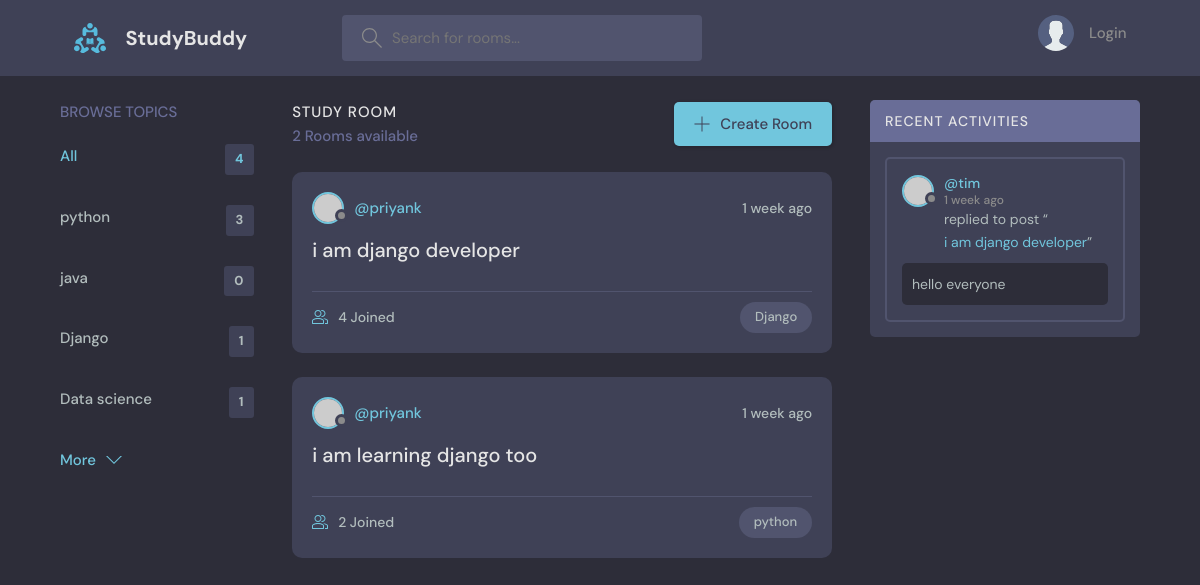
The app's page /?q=Django, older data.
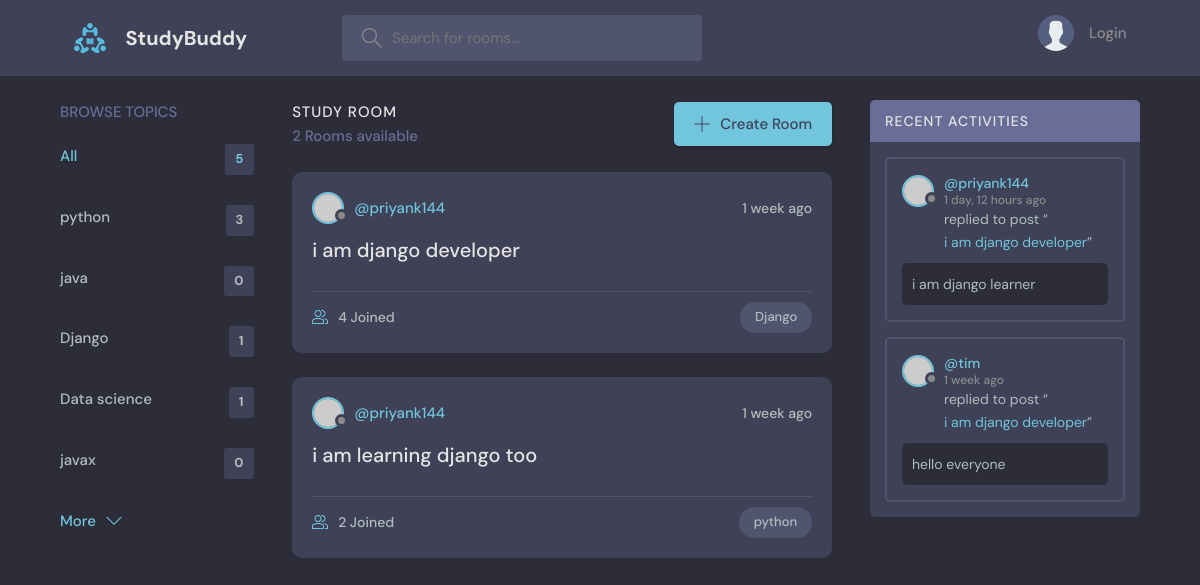
The same page, newer data.
### base/models.py (models this page shows, shortened)
class Topic(models.Model):
    name = models.CharField(max_length=200)

class Room(models.Model):
    host = models.ForeignKey(User, on_delete=models.SET_NULL, null = True)
    topic = models.ForeignKey(Topic, on_delete=models.SET_NULL, null=True)
    name = models.CharField(max_length=200)
    description = models.TextField(null = True, blank = True)
    participants = models.ManyToManyField(User, related_name = 'participants', blank = True)
    updated = models.DateTimeField(auto_now=True)
    created = models.DateTimeField(auto_now_add=True)
    class Meta:
        ordering = ['-updated', '-created'] # '-' for descending order
    def __str__(self):
        return self.name

class Message(models.Model):
    user = models.ForeignKey(User, on_delete=models.CASCADE)
    room = models.ForeignKey(Room, on_delete=models.CASCADE) #cascade means if room deleted then all message from that room will get deleted.
    body = models.TextField()
    updated = models.DateTimeField(auto_now=True)
    created = models.DateTimeField(auto_now_add=True)
    class Meta:
        ordering = ['-updated', '-created'] # '-' for descending order

### base/views.py (the view)
# urls.py: path('', views.home, name = "home"),
def home(request):
    q = request.GET.get('q') if request.GET.get('q') != None else ''
    rooms = Room.objects.filter(
        Q(topic__name__icontains = q) |
        Q(name__icontains = q) |
        Q(description__icontains = q)
        )
    topics = Topic.objects.all()
    room_count = rooms.count()
    room_messages = Message.objects.filter(Q(room__topic__name__icontains =q)) #[0:3]
    context = {'rooms': rooms, 'topics': topics, 'room_count' : room_count, 'room_messages': room_messages}
    return render(request, 'base/home.html', context)

### base/templates/base/home.html (shortened to what this page needs)
{% extends "main.html" %}
{% block content %}
<main class="layout layout--3">
      <div class="container">
       {% include 'base/topics_component.html' %}
        <div class="roomList">
          <div class="roomList__header">
            <div>
              <h2>Study Room</h2>
              <p>{{room_count}} Rooms available</p>
            </div>
            <a class="btn btn--main" href="{% url 'create-room' %}">
              <svg version="1.1" xmlns="http://www.w3.org/2000/svg" width="32" height="32" viewBox="0 0 32 32">
                <title>add</title>
                <path
                  d="M16.943 0.943h-1.885v14.115h-14.115v1.885h14.115v14.115h1.885v-14.115h14.115v-1.885h-14.115v-14.115z"
                ></path>
              </svg>
              Create Room
            </a>
          </div>
          {% include 'base/feed_component.html' %}
        </div>
         {% include 'base/activity_component.html' %}
      </div>
    </main>
{% endblock %}

### base/templates/base/topics_component.html
<div class="topics">
    <div class="topics__header">
      <h2>Browse Topics</h2>
    </div>
    <ul class="topics__list">
      <li>
        <a href="{% url 'home' %}" class="active">All <span>{{topics.count}}</span></a>
      </li>
      {% for topic in topics %}
      <li>
    <a href="{% url 'home' %}?q={{topic.name}}">{{topic.name}} <span>{{topic.room_set.all.count}}</span></a>
      </li>
      {% endfor %}
    </ul>
    <a class="btn btn--link" href="topics.html">
      More
      <svg version="1.1" xmlns="http://www.w3.org/2000/svg" width="32" height="32" viewBox="0 0 32 32">
        <title>chevron-down</title>
        <path d="M16 21l-13-13h-3l16 16 16-16h-3l-13 13z"></path>
      </svg>
    </a>
  </div>

### base/templates/base/feed_component.html (shortened to what this page needs)
{% for room in rooms %}
<div class="roomListRoom">
  <div class="roomListRoom__header">
    <a href="{% url 'user-profile' room.host.id %}" class="roomListRoom__author">
      <div class="avatar avatar--small">
        <img src="https://randomuser.me/api/portraits/women/11.jpg" />
      </div>
      <span>@{{room.host.username}}</span>
    </a>
    <div class="roomListRoom__actions">
      <span>{{room.created| timesince}} ago</span>
    </div>
  </div>
  <div class="roomListRoom__content">
    <a href="{% url 'room' room.id %}">{{room.name}}</a>
  </div>
  <div class="roomListRoom__meta">
    <a href="{% url 'room' room.id %}" class="roomListRoom__joined">
      {{room.participants.all.count}} Joined
    </a>
    <p class="roomListRoom__topic">{{room.topic.name}}</p>
  </div>
</div>
{% endfor %}

### base/templates/base/activity_component.html (shortened to what this page needs)
<div class="activities">
    <div class="activities__header">
      <h2>Recent Activities</h2>
    </div>
    {% for message in room_messages%}
    <div class="activities__box">
      <div class="activities__boxHeader roomListRoom__header">
        <a href="{% url 'user-profile' message.user.id %}" class="roomListRoom__author">
          <div class="avatar avatar--small">
            <img src="https://randomuser.me/api/portraits/women/11.jpg" />
          </div>
          <p>
            @{{message.user}}
            <span>{{message.created| timesince}} ago</span>
          </p>
        </a>
      </div>
      <div class="activities__boxContent">
        <p>replied to post “<a href="{% url 'room' message.room.id %}">{{message.room}}</a>”</p>
        <div class="activities__boxRoomContent">
          {{message.body}}
        </div>
      </div>
    </div>
   {% endfor %}
  </div>

Row changes from the older to the newer data that the page shows:
added Topic: name "javax", room_set.all.count "0"
changed through a linked row, Room "i am django developer": host.username "priyank" → "priyank144"
changed through a linked row, Room "i am learning django too": host.username "priyank" → "priyank144"
added Message: user "priyank144", created "1 day, 12 hours", room "i am django developer", body "i am django learner"
Text that changed along with them:
{{ topics.count }}: "4" → "5"
